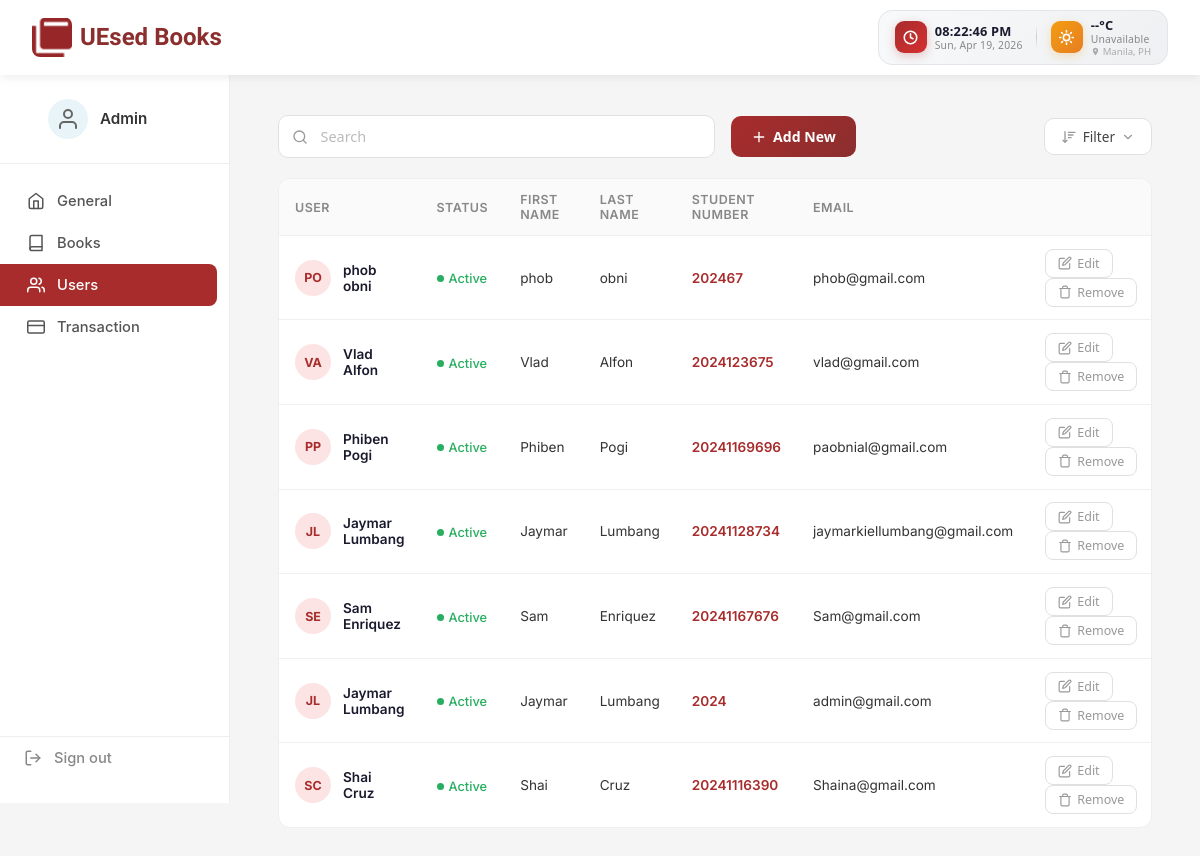
The app's page /users.php (signed in) with its own data.
### tables this page shows
CREATE TABLE `admin_profile` (
  `id` int(11) NOT NULL DEFAULT 1,
  `first_name` varchar(100) NOT NULL DEFAULT 'Admin',
  `last_name` varchar(100) NOT NULL DEFAULT '',
  `website_name` varchar(255) NOT NULL DEFAULT 'UEsed Books',
  `language` varchar(20) NOT NULL DEFAULT 'English',
  `website_logo` varchar(255) NOT NULL DEFAULT ''
);

CREATE TABLE `users` (
  `id` int(11) NOT NULL,
  `first_name` varchar(50) NOT NULL,
  `last_name` varchar(50) NOT NULL,
  `email` varchar(100) NOT NULL,
  `student_number` varchar(20) NOT NULL,
  `password` varchar(255) NOT NULL,
  `created_at` timestamp NOT NULL DEFAULT current_timestamp(),
  `bio` text DEFAULT NULL,
  `profile_photo` varchar(255) NOT NULL DEFAULT ''
);

### users.php (the view, shortened to what this page needs)
<?php
require_once 'connect.php';
$adminProfile = $conn->query("SELECT first_name, last_name, website_name, language, website_logo FROM admin_profile WHERE id = 1")->fetch_assoc();
$adminFirstName = $adminProfile ? $adminProfile['first_name'] : $_SESSION['first_name'];
$adminLastName = $adminProfile ? $adminProfile['last_name'] : $_SESSION['last_name'];
$adminPhoto = '';
$users = [];
$result = $conn->query("SELECT id, first_name, last_name, email, student_number, created_at FROM users ORDER BY created_at DESC");
if ($result) {
    while ($row = $result->fetch_assoc()) {
        $users[] = $row;
    }
}
?>
<!DOCTYPE html>
<html lang="en">
<head>
    <link rel="stylesheet" href="style.css">
</head>
<body class="admin-body">
    <div class="admin-topbar">
        <div class="logo">
            <img class="logo-icon" src="images/5.png" alt="UEsed Books Logo">
            <a href="admin.php" class="logo-link">UEsed Books</a>
        </div>
        <div class="topbar-widget">
            <div class="tw-section">
                <div class="tw-icon tw-clock">
                    <svg xmlns="http://www.w3.org/2000/svg" width="15" height="15" viewBox="0 0 24 24" fill="none" stroke="currentColor" stroke-width="2.5" stroke-linecap="round" stroke-linejoin="round"><circle cx="12" cy="12" r="10"/><polyline points="12 6 12 12 16 14"/></svg>
                </div>
                <div class="tw-info">
                    <span class="tw-primary" id="twTime">--:-- --</span>
                    <span class="tw-secondary" id="twDate">Loading...</span>
                </div>
            </div>
            <div class="tw-section">
                <div class="tw-icon tw-weather" id="twWeatherIcon">
                </div>
                <div class="tw-info">
                    <span class="tw-primary" id="twTemp">--°C</span>
                    <span class="tw-secondary" id="twDesc">Loading...</span>
                    <span class="tw-location"><svg xmlns="http://www.w3.org/2000/svg" width="9" height="9" viewBox="0 0 24 24" fill="currentColor" stroke="none"><path d="M12 2C8.13 2 5 5.13 5 9c0 5.25 7 13 7 13s7-7.75 7-13c0-3.87-3.13-7-7-7zm0 9.5c-1.38 0-2.5-1.12-2.5-2.5S10.62 6.5 12 6.5s2.5 1.12 2.5 2.5S13.38 11.5 12 11.5z"/></svg> Manila, PH</span>
                </div>
            </div>
        </div>
    </div>
    <div class="admin-wrapper">
        <aside class="admin-sidebar">
            <div class="sidebar-profile">
                <div class="sidebar-avatar sidebar-avatar-clickable" id="sidebarAvatarClickable" title="Change profile photo">
                    <?php if ($adminPhoto && file_exists(__DIR__ . '/images/' . $adminPhoto)): ?>
                        <img src="images/<?php echo htmlspecialchars($adminPhoto); ?>" alt="Profile" class="sidebar-avatar-img">
                        <button type="button" class="avatar-remove-btn" id="removeProfilePhotoBtn" title="Remove photo">
                            <svg xmlns="http://www.w3.org/2000/svg" width="10" height="10" viewBox="0 0 24 24" fill="none" stroke="currentColor" stroke-width="3" stroke-linecap="round" stroke-linejoin="round"><line x1="18" y1="6" x2="6" y2="18"/><line x1="6" y1="6" x2="18" y2="18"/></svg>
                        </button>
                    <?php else: ?>
                        <svg xmlns="http://www.w3.org/2000/svg" width="24" height="24" viewBox="0 0 24 24" fill="none" stroke="currentColor" stroke-width="2" stroke-linecap="round" stroke-linejoin="round"><path d="M20 21v-2a4 4 0 0 0-4-4H8a4 4 0 0 0-4 4v2"/><circle cx="12" cy="7" r="4"/></svg>
                    <?php endif; ?>
                </div>
                <span class="sidebar-company"><?php echo htmlspecialchars($adminFirstName . ' ' . $adminLastName); ?></span>
            </div>
            <nav class="sidebar-nav">
                <a href="admin.php#general" class="sidebar-link" data-section="general">
                    <svg xmlns="http://www.w3.org/2000/svg" width="18" height="18" viewBox="0 0 24 24" fill="none" stroke="currentColor" stroke-width="2" stroke-linecap="round" stroke-linejoin="round"><path d="M3 9l9-7 9 7v11a2 2 0 0 1-2 2H5a2 2 0 0 1-2-2z"/><polyline points="9 22 9 12 15 12 15 22"/></svg>
                    General
                </a>
                <a href="books.php" class="sidebar-link" data-section="books">
                    <svg xmlns="http://www.w3.org/2000/svg" width="18" height="18" viewBox="0 0 24 24" fill="none" stroke="currentColor" stroke-width="2" stroke-linecap="round" stroke-linejoin="round"><path d="M4 19.5A2.5 2.5 0 0 1 6.5 17H20"/><path d="M6.5 2H20v20H6.5A2.5 2.5 0 0 1 4 19.5v-15A2.5 2.5 0 0 1 6.5 2z"/></svg>
                    Books
                </a>
                <a href="users.php" class="sidebar-link active" data-section="users">
                    Users
                </a>
                <a href="transaction.php" class="sidebar-link" data-section="transaction">
                    <svg xmlns="http://www.w3.org/2000/svg" width="18" height="18" viewBox="0 0 24 24" fill="none" stroke="currentColor" stroke-width="2" stroke-linecap="round" stroke-linejoin="round"><rect x="1" y="4" width="22" height="16" rx="2" ry="2"/><line x1="1" y1="10" x2="23" y2="10"/></svg>
                    Transaction
                </a>
            </nav>
            <a href="login.php" class="sidebar-signout">
                <svg xmlns="http://www.w3.org/2000/svg" width="18" height="18" viewBox="0 0 24 24" fill="none" stroke="currentColor" stroke-width="2" stroke-linecap="round" stroke-linejoin="round"><path d="M9 21H5a2 2 0 0 1-2-2V5a2 2 0 0 1 2-2h4"/><polyline points="16 17 21 12 16 7"/><line x1="21" y1="12" x2="9" y2="12"/></svg>
                Sign out
            </a>
        </aside>
        <main class="admin-main">
            <div class="users-search-bar">
                <div class="users-search-wrap">
                    <svg xmlns="http://www.w3.org/2000/svg" width="16" height="16" viewBox="0 0 24 24" fill="none" stroke="currentColor" stroke-width="2" stroke-linecap="round" stroke-linejoin="round"><circle cx="11" cy="11" r="8"/><line x1="21" y1="21" x2="16.65" y2="16.65"/></svg>
                    <input type="text" class="users-search-input" id="usersSearch" placeholder="Search">
                </div>
                <button class="users-addnew-btn" id="addNewUserBtn">
                    <svg xmlns="http://www.w3.org/2000/svg" width="16" height="16" viewBox="0 0 24 24" fill="none" stroke="currentColor" stroke-width="2" stroke-linecap="round" stroke-linejoin="round"><line x1="12" y1="5" x2="12" y2="19"/><line x1="5" y1="12" x2="19" y2="12"/></svg>
                    Add New
                </button>
                <div class="users-filter-dropdown">
                    <button class="users-filter-btn" id="alphaFilterBtn">
                        <svg xmlns="http://www.w3.org/2000/svg" width="16" height="16" viewBox="0 0 24 24" fill="none" stroke="currentColor" stroke-width="2" stroke-linecap="round" stroke-linejoin="round"><path d="M11 5h10"/><path d="M11 9h7"/><path d="M11 13h4"/><path d="M3 17l3 3 3-3"/><path d="M6 18V4"/></svg>
                        Filter
                        <svg xmlns="http://www.w3.org/2000/svg" width="14" height="14" viewBox="0 0 24 24" fill="none" stroke="currentColor" stroke-width="2" stroke-linecap="round" stroke-linejoin="round"><polyline points="6 9 12 15 18 9"/></svg>
                    </button>
                </div>
            </div>
            <div class="users-table-wrap">
                <table class="users-table" id="usersTable">
                    <thead>
                        <tr>
                            <th>User</th>
                            <th>Status</th>
                            <th>First Name</th>
                            <th>Last Name</th>
                            <th>Student Number</th>
                            <th>Email</th>
                            <th></th>
                        </tr>
                    </thead>
                    <tbody>
                        <?php if (count($users) > 0): ?>
                            <?php foreach ($users as $user): ?>
                            <tr data-created="<?php echo htmlspecialchars($user['created_at']); ?>">
                                <td>
                                    <div class="user-cell">
                                        <div class="user-avatar">
                                            <?php echo strtoupper(substr($user['first_name'], 0, 1) . substr($user['last_name'], 0, 1)); ?>
                                        </div>
                                        <span class="user-name"><?php echo htmlspecialchars($user['first_name'] . ' ' . $user['last_name']); ?></span>
                                    </div>
                                </td>
                                <td>
                                    <span class="status-badge">
                                        <span class="status-dot"></span>
                                        Active
                                    </span>
                                </td>
                                <td><?php echo htmlspecialchars($user['first_name']); ?></td>
                                <td><?php echo htmlspecialchars($user['last_name']); ?></td>
                                <td style="color:#a82c2c;font-weight:600;"><?php echo htmlspecialchars($user['student_number']); ?></td>
                                <td><?php echo htmlspecialchars($user['email']); ?></td>
                                <td class="row-actions">
                                    <button class="row-edit-btn" onclick="openEditUser(<?php echo (int)$user['id']; ?>, '<?php echo htmlspecialchars(addslashes($user['first_name'])); ?>', '<?php echo htmlspecialchars(addslashes($user['last_name'])); ?>', '<?php echo htmlspecialchars(addslashes($user['email'])); ?>', '<?php echo htmlspecialchars(addslashes($user['student_number'])); ?>')" title="Edit user">
                                        Edit
                                    </button>
                                    <button class="row-delete-btn" onclick="confirmDeleteUser(<?php echo (int)$user['id']; ?>, '<?php echo htmlspecialchars(addslashes($user['first_name'] . ' ' . $user['last_name'])); ?>')" title="Delete user">
                                        <svg xmlns="http://www.w3.org/2000/svg" width="14" height="14" viewBox="0 0 24 24" fill="none" stroke="currentColor" stroke-width="2" stroke-linecap="round" stroke-linejoin="round"><polyline points="3 6 5 6 21 6"/><path d="M19 6v14a2 2 0 0 1-2 2H7a2 2 0 0 1-2-2V6m3 0V4a2 2 0 0 1 2-2h4a2 2 0 0 1 2 2v2"/></svg>
                                        Remove
                                    </button>
                                </td>
                            </tr>
                            <?php endforeach; ?>
                        <?php else: ?>
                            <tr><td colspan="7" style="text-align:center;color:#888;padding:2rem;">No users registered yet.</td></tr>
                        <?php endif; ?>
                    </tbody>
                </table>
            </div>
        </main>
    </div>
</body>
</html>

### style.css (style rules this page uses)
body { font-family: -apple-system, BlinkMacSystemFont, 'Segoe UI', Roboto, 'Helvetica Neue', Arial, sans-serif; background: linear-gradient(135deg, #ffffff 0%, #f5f5f5 100%); color: #333; }
.logo { display: flex; align-items: center; gap: 0.5rem; font-size: 1.5rem; font-weight: bold; color: #8b2e2e; white-space: nowrap; }
.logo-link { font-family: 'Rammetto One', cursive; font-weight: bold; color: #8b2e2e; text-decoration: none; cursor: pointer; transition: transform 0.3s ease; display: inline-block; }
.logo-icon { width: 40px; height: 40px; object-fit: contain; border-radius: 8px; }
.admin-body { background: #f5f5f5; }
.admin-topbar { background: white; padding: 0.65rem 2rem; box-shadow: 0 2px 10px rgba(0, 0, 0, 0.08); position: sticky; top: 0; z-index: 100; display: flex; align-items: center; justify-content: space-between; }
.admin-topbar .logo { flex: 0 0 auto; }
.topbar-widget { display: flex; align-items: center; background: linear-gradient(135deg, #f8f9fa, #eef0f2); border: 1px solid #e2e5e9; border-radius: 14px; padding: 0.4rem 1rem; gap: 0; flex-shrink: 0; transition: box-shadow 0.3s ease; }
.tw-section { display: flex; align-items: center; gap: 0.5rem; }
.tw-icon { display: flex; align-items: center; justify-content: center; width: 32px; height: 32px; border-radius: 9px; color: #fff; flex-shrink: 0; }
.tw-icon.tw-clock { background: linear-gradient(135deg, #a82c2c, #d63031); box-shadow: 0 3px 10px rgba(168,44,44,0.25); }
.tw-icon.tw-weather { background: linear-gradient(135deg, #f39c12, #e67e22); box-shadow: 0 3px 10px rgba(243,156,18,0.25); }
.tw-info { display: flex; flex-direction: column; line-height: 1.2; }
.tw-primary { font-weight: 700; font-size: 0.8rem; color: #1a1a2e; font-family: 'Segoe UI', system-ui, sans-serif; letter-spacing: 0.2px; white-space: nowrap; }
.tw-secondary { font-size: 0.65rem; color: #888; font-family: 'Segoe UI', system-ui, sans-serif; letter-spacing: 0.15px; white-space: nowrap; }
.tw-location { display: flex; align-items: center; gap: 3px; font-size: 0.6rem; color: #aaa; font-family: 'Segoe UI', system-ui, sans-serif; }
.tw-location svg { flex-shrink: 0; }
.admin-wrapper { display: flex; min-height: calc(100vh - 72px); }
.admin-sidebar { width: 230px; background: white; border-right: 1px solid #eee; display: flex; flex-direction: column; padding: 1.5rem 0; position: sticky; top: 72px; height: calc(100vh - 72px); }
.sidebar-profile { display: flex; align-items: center; gap: 0.75rem; padding: 0 1.5rem 1.5rem; border-bottom: 1px solid #eee; margin-bottom: 0.5rem; }
.sidebar-avatar { width: 40px; height: 40px; border-radius: 50%; background: #e8f4f8; display: flex; align-items: center; justify-content: center; color: #666; position: relative; flex-shrink: 0; }
.sidebar-avatar-clickable { cursor: pointer; transition: box-shadow 0.2s ease; }
.sidebar-company { font-weight: 600; color: #333; font-size: 0.95rem; }
.sidebar-nav { flex: 1; display: flex; flex-direction: column; padding: 0.5rem 0; }
.sidebar-link { display: flex; align-items: center; gap: 0.75rem; padding: 0.75rem 1.5rem; color: #555; text-decoration: none; font-size: 0.92rem; font-weight: 500; transition: all 0.2s ease; border-left: 3px solid transparent; }
.sidebar-link.active { background: #a82c2c; color: white; border-left-color: #a82c2c; border-radius: 0 8px 8px 0; margin-right: 0.75rem; }
.sidebar-link.active svg { stroke: white; }
.sidebar-signout { display: flex; align-items: center; gap: 0.75rem; padding: 0.75rem 1.5rem; color: #888; text-decoration: none; font-size: 0.92rem; font-weight: 500; border-top: 1px solid #eee; margin-top: auto; transition: color 0.2s ease; }
.admin-main { flex: 1; padding: 2.5rem 3rem; overflow-y: auto; }

### records on screen
admin_profile: first_name+last_name "Admin"
users: first_name+last_name "PO", first_name+last_name "phob obni", first_name "phob", last_name "obni", student_number "202467", email "phob@gmail.com"
users: first_name+last_name "VA", first_name+last_name "Vlad Alfon", first_name "Vlad", last_name "Alfon", student_number "2024123675", email "vlad@gmail.com"
users: first_name+last_name "PP", first_name+last_name "Phiben Pogi", first_name "Phiben", last_name "Pogi", student_number "20241169696", email "paobnial@gmail.com"
users: first_name+last_name "JL", first_name+last_name "Jaymar Lumbang", first_name "Jaymar", last_name "Lumbang", student_number "20241128734", email "jaymarkiellumbang@gmail.com"
users: first_name+last_name "SE", first_name+last_name "Sam Enriquez", first_name "Sam", last_name "Enriquez", student_number "20241167676", email "Sam@gmail.com"
users: first_name+last_name "JL", first_name+last_name "Jaymar Lumbang", first_name "Jaymar", last_name "Lumbang", student_number "2024", email "admin@gmail.com"
users: first_name+last_name "SC", first_name+last_name "Shai Cruz", first_name "Shai", last_name "Cruz", student_number "20241116390", email "Shaina@gmail.com"
